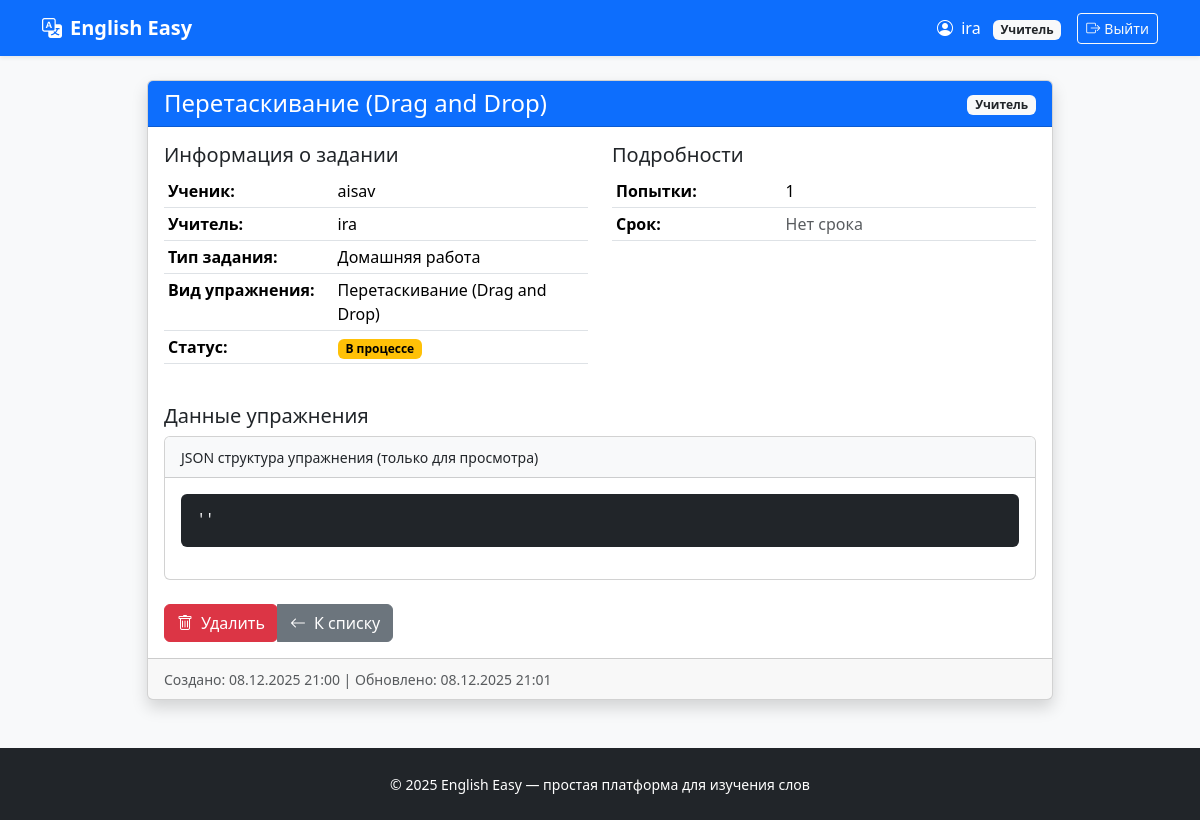
/exercises/detail/41/ (signed in), run on an earlier commit of the app's database.
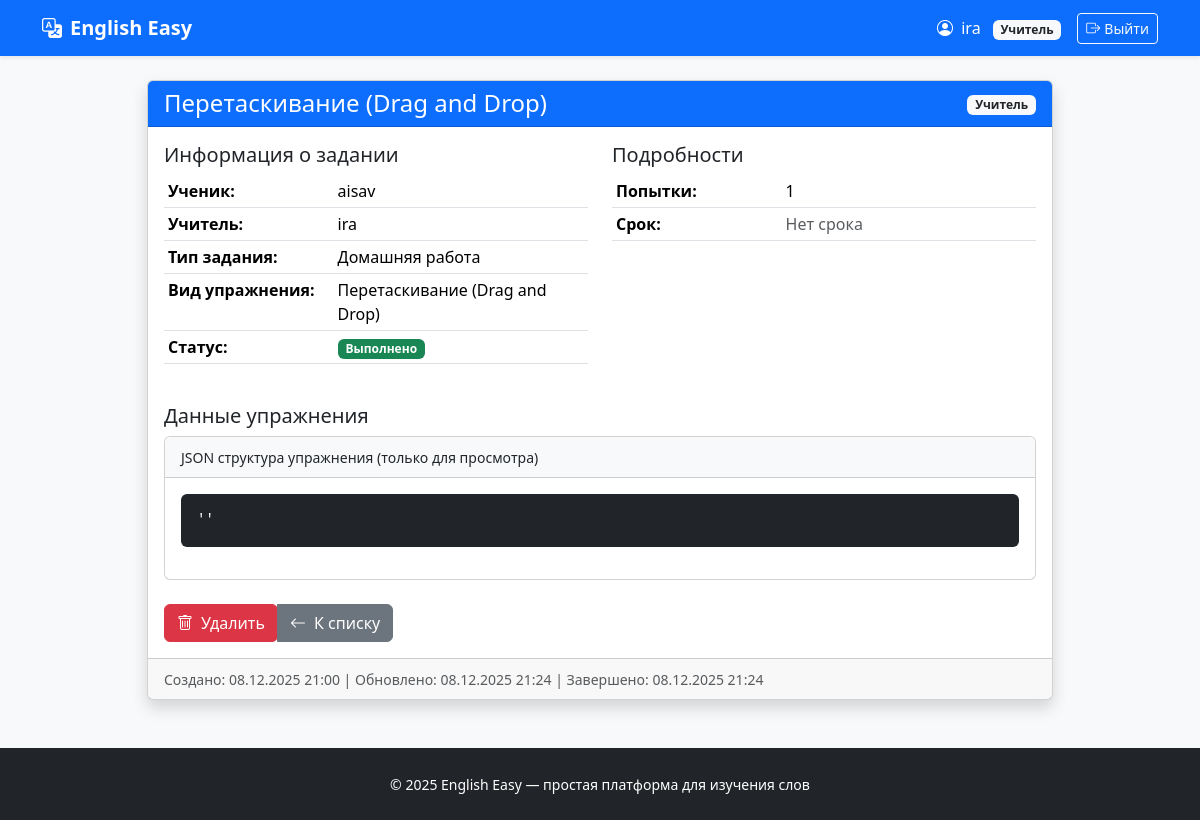
And on a later commit of the database.
### exercises/models.py (models this page shows, shortened)
class Exercise(models.Model):
    ASSIGNMENT_TYPE_CHOICES = [
        ('homework', 'Домашняя работа'),
        ('classwork', 'Работа на уроке'),
        ('test', 'Контрольная работа'),
    ]
    STATUS_CHOICES = [
        ('not_started', 'Не начато'),
        ('in_progress', 'В процессе'),
        ('completed', 'Выполнено'),
        ('graded', 'Проверено'),
    ]
    description = models.TextField('Описание', blank=True)
    student = models.ForeignKey(
        settings.AUTH_USER_MODEL,
        on_delete=models.CASCADE,
        related_name='exercises',
        limit_choices_to={'role': 'student'},
        verbose_name='Ученик'
    )
    teacher = models.ForeignKey(
        settings.AUTH_USER_MODEL,
        on_delete=models.CASCADE,
        related_name='created_exercises',
        limit_choices_to={'role': 'teacher'},
        verbose_name='Учитель'
    )
    assignment_type = models.CharField(
        'Тип задания',
        max_length=20,
        choices=ASSIGNMENT_TYPE_CHOICES,
        default='homework'
    )
    status = models.CharField(
        'Статус',
        max_length=20,
        choices=STATUS_CHOICES,
        default='not_started'
    )
    attempts = models.IntegerField('Количество попыток', default=0)
    created_at = models.DateTimeField('Создано', auto_now_add=True)
    updated_at = models.DateTimeField('Обновлено', auto_now=True)
    due_date = models.DateTimeField('Срок выполнения', null=True, blank=True)
    completed_at = models.DateTimeField('Завершено', null=True, blank=True)
    teacher_comment = models.TextField('Комментарий учителя', blank=True)
    exercise_type = models.CharField('Тип упражнения', max_length=50, default='spelling_drag_drop')
    class Meta:
        verbose_name = 'Упражнение'
        verbose_name_plural = 'Упражнения'
        ordering = ['-created_at']
    def is_overdue(self):
        if self.due_date and timezone.now() > self.due_date:
            return True
        return False
    def get_exercise_type_display(self):
        if self.exercise_type == 'spelling_drag_drop':
            try:
                return self.spellingdragdropexercise.get_type_display()
            except SpellingDragDropExercise.DoesNotExist:
                return 'Spelling/Drag & Drop'
        elif self.exercise_type == 'drag_drop':  # ДОБАВИТЬ
            return 'Drag & Drop'
        elif self.exercise_type == 'letter_soup':
            return 'Буквенный суп'
        else:
            return self.exercise_type
    def get_assignment_type_display(self):
        return dict(self.ASSIGNMENT_TYPE_CHOICES).get(self.assignment_type, self.assignment_type)

class SpellingDragDropExercise(models.Model):
    EXERCISE_TYPE_CHOICES = [
        ('spelling', 'Правописание (Spelling)'),
        ('drag_and_drop', 'Перетаскивание (Drag and Drop)'),
    ]
    exercise = models.OneToOneField(
        Exercise,
        on_delete=models.CASCADE,
        related_name='spellingdragdropexercise',
        primary_key=True
    )
    type = models.CharField(
        'Тип упражнения',
        max_length=20,
        choices=EXERCISE_TYPE_CHOICES,
        default='spelling'
    )
    pairs = models.JSONField('Пары слов', default=list)
    shuffle_letters = models.BooleanField('Перемешивать буквы', default=True)
    show_hints = models.BooleanField('Показывать подсказки', default=True)
    class Meta:
        verbose_name = 'Spelling/Drag & Drop упражнение'
        verbose_name_plural = 'Spelling/Drag & Drop упражнения'

### users/models.py (models this page shows, shortened)
class User(AbstractUser):
    ROLE_CHOICES = (
        ('teacher', 'Учитель'),
        ('student', 'Ученик'),
    )
    role = models.CharField(max_length=10, choices=ROLE_CHOICES, default='student')
    def is_teacher(self):
        return self.role == 'teacher'
    def is_student(self):
        return self.role == 'student'

### exercises/views.py (the view)
# urls.py: path('detail/<int:exercise_id>/', views.exercise_detail, name='exercise_detail'),
@login_required
def exercise_detail(request, exercise_id):
    exercise = get_object_or_404(Exercise, id=exercise_id)
    if not (request.user == exercise.student or request.user == exercise.teacher):
        messages.error(request, 'У вас нет доступа к этому упражнению')
        return redirect('dashboard:home')
    return render(request, 'exercises/detail.html', {
        'exercise': exercise,
        'is_teacher': request.user.is_teacher(),
        'is_student': request.user.is_student(),
    })

### exercises/templates/exercises/detail.html (shortened to what the changed rows need)
{% extends 'base.html' %}
{% block content %}
    <div class="container">
        <div class="row justify-content-center">
            <div class="col-lg-10">
                <div class="card shadow">
                    <div class="card-header {% if exercise.is_overdue %}bg-danger text-white{% else %}bg-primary text-white{% endif %}">
                        <div class="d-flex justify-content-between align-items-center">
                            <h4 class="mb-0">{{ exercise.get_exercise_type_display }}</h4>
                            <div>
                                {% if is_teacher %}
                                    <span class="badge bg-light text-dark">Учитель</span>
                                {% else %}
                                    <span class="badge bg-success">Ученик</span>
                                {% endif %}
                            </div>
                        </div>
                    </div>
                    <div class="card-body">
                        <div class="row mb-4">
                            <div class="col-md-6">
                                <table class="table table-sm">
                                    <tr>
                                        <th width="40%">Ученик:</th>
                                        <td>{{ exercise.student.get_full_name|default:exercise.student.username }}</td>
                                    </tr>
                                    <tr>
                                        <th>Учитель:</th>
                                        <td>{{ exercise.teacher.get_full_name|default:exercise.teacher.username }}</td>
                                    </tr>
                                    <tr>
                                        <th>Тип задания:</th>
                                        <td>{{ exercise.get_assignment_type_display }}</td>
                                    </tr>
                                    <tr>
                                        <th>Вид упражнения:</th>
                                        <td>{{ exercise.get_exercise_type_display }}</td>
                                    </tr>
                                    <tr>
                                        <th>Статус:</th>
                                        <td>
                                        <span class="badge bg-{{ exercise.status }}">
                                            {{ exercise.get_status_display }}
                                        </span>
                                        </td>
                                    </tr>
                                </table>
                            </div>
                            <div class="col-md-6">
                                <table class="table table-sm">
                                    <tr>
                                        <th width="40%">Попытки:</th>
                                        <td>{{ exercise.attempts }}</td>
                                    </tr>
                                    <tr>
                                        <th>Срок:</th>
                                    </tr>
                                </table>
                            </div>
                        </div>
                    </div>
                    <div class="card-footer text-muted">
                        <small>
                            Создано: {{ exercise.created_at|date:"d.m.Y H:i" }} |
                            Обновлено: {{ exercise.updated_at|date:"d.m.Y H:i" }}
                            {% if exercise.completed_at %}
                                | Завершено: {{ exercise.completed_at|date:"d.m.Y H:i" }}
                            {% endif %}
                        </small>
                    </div>
                </div>
            </div>
        </div>
    </div>
{% endblock %}

What changed in the data, as far as the page shows it:
changed Exercise "Домашняя работа": status "В процессе" → "Выполнено"; updated_at "08.12.2025 21:01" → "08.12.2025 21:24"; completed_at (not shown) → "08.12.2025 21:24"
Also different on the page:
text now shown: "| Завершено:"
